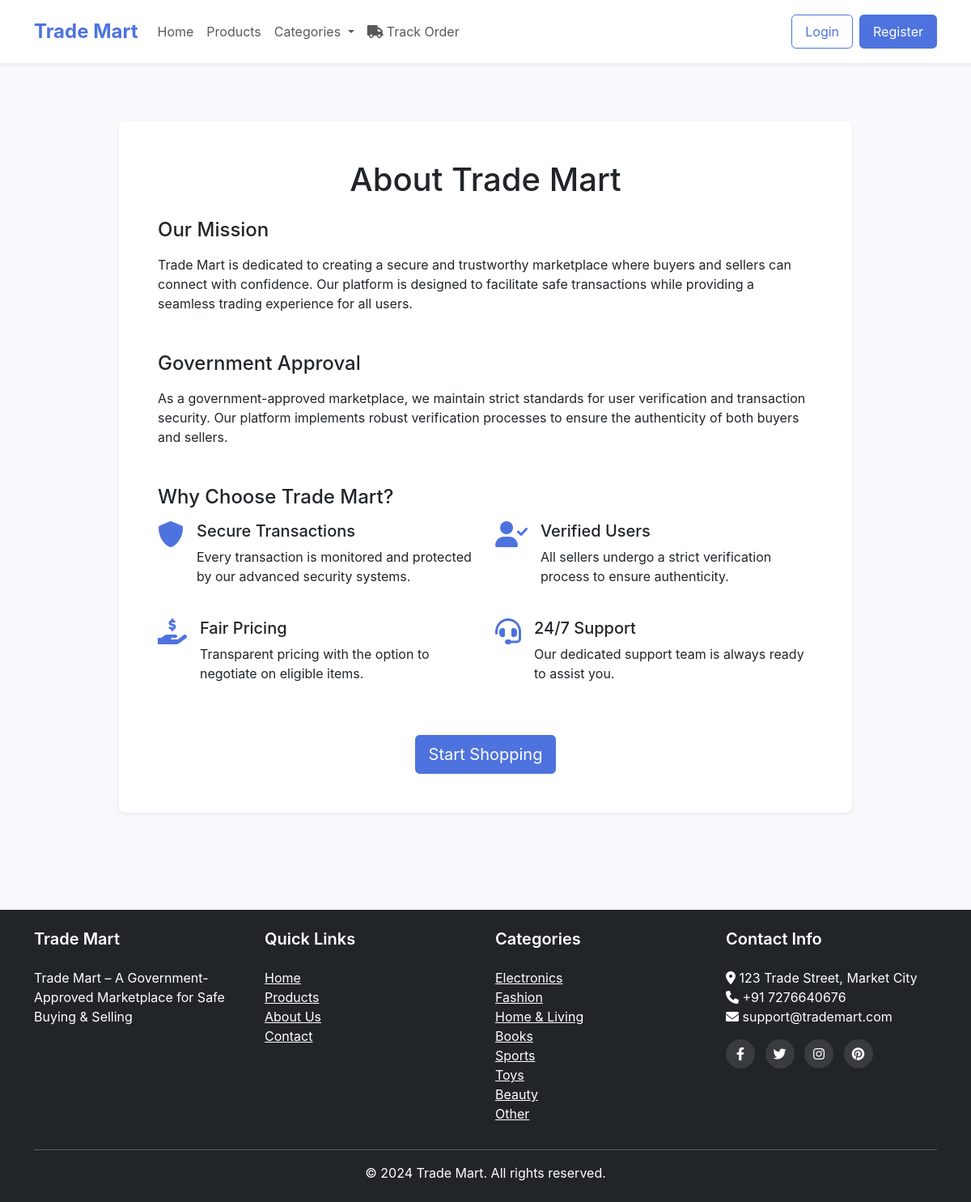
/about, run on the app's committed database.
### trade_mart/app.py (models this page shows)
class Category(db.Model):
    id = db.Column(db.Integer, primary_key=True)
    name = db.Column(db.String(50), unique=True, nullable=False)
    products = db.relationship('Product', backref='category', lazy=True)

### trade_mart/app.py (the view)
@app.route('/about')
def about():
    return render_template('about.html')

### trade_mart/templates/about.html (shortened to what this page needs)
{% extends 'base.html' %}
{% block content %}
<div class="container py-5">
    <div class="row justify-content-center">
        <div class="col-lg-10">
            <div class="card shadow-sm">
                <div class="card-body p-5">
                    <h1 class="text-center mb-4">About Trade Mart</h1>
                    <div class="mb-5">
                        <h4 class="mb-3">Our Mission</h4>
                        <p>Trade Mart is dedicated to creating a secure and trustworthy marketplace where buyers and sellers can connect with confidence. Our platform is designed to facilitate safe transactions while providing a seamless trading experience for all users.</p>
                    </div>
                    <div class="mb-5">
                        <h4 class="mb-3">Government Approval</h4>
                        <p>As a government-approved marketplace, we maintain strict standards for user verification and transaction security. Our platform implements robust verification processes to ensure the authenticity of both buyers and sellers.</p>
                    </div>
                    <div class="mb-5">
                        <h4 class="mb-3">Why Choose Trade Mart?</h4>
                        <div class="row g-4">
                            <div class="col-md-6">
                                <div class="d-flex">
                                    <div class="me-3">
                                        <i class="fas fa-shield-alt text-primary fa-2x"></i>
                                    </div>
                                    <div>
                                        <h5>Secure Transactions</h5>
                                        <p>Every transaction is monitored and protected by our advanced security systems.</p>
                                    </div>
                                </div>
                            </div>
                            <div class="col-md-6">
                                <div class="d-flex">
                                    <div class="me-3">
                                        <i class="fas fa-user-check text-primary fa-2x"></i>
                                    </div>
                                    <div>
                                        <h5>Verified Users</h5>
                                        <p>All sellers undergo a strict verification process to ensure authenticity.</p>
                                    </div>
                                </div>
                            </div>
                            <div class="col-md-6">
                                <div class="d-flex">
                                    <div class="me-3">
                                        <i class="fas fa-hand-holding-usd text-primary fa-2x"></i>
                                    </div>
                                    <div>
                                        <h5>Fair Pricing</h5>
                                        <p>Transparent pricing with the option to negotiate on eligible items.</p>
                                    </div>
                                </div>
                            </div>
                            <div class="col-md-6">
                                <div class="d-flex">
                                    <div class="me-3">
                                        <i class="fas fa-headset text-primary fa-2x"></i>
                                    </div>
                                    <div>
                                        <h5>24/7 Support</h5>
                                        <p>Our dedicated support team is always ready to assist you.</p>
                                    </div>
                                </div>
                            </div>
                        </div>
                    </div>
                    <div class="text-center">
                        <a href="{{ url_for('products') }}" class="btn btn-primary btn-lg">Start Shopping</a>
                    </div>
                </div>
            </div>
        </div>
    </div>
</div>
{% endblock %}

### trade_mart/templates/base.html (shortened to what this page needs)
<!DOCTYPE html>
<html lang="en">
<head>
    <link href="https://cdn.jsdelivr.net/npm/bootstrap@5.3.0-alpha1/dist/css/bootstrap.min.css" rel="stylesheet">
    <link rel="stylesheet" href="https://cdnjs.cloudflare.com/ajax/libs/font-awesome/6.0.0-beta3/css/all.min.css">
    <link rel="stylesheet" href="{{ url_for('static', filename='css/style.css') }}">
</head>
<body>
    <header>
        <nav class="navbar navbar-expand-lg navbar-light bg-white shadow-sm">
            <div class="container">
                <a class="navbar-brand" href="{{ url_for('index') }}">
                    <span class="fw-bold text-primary">Trade Mart</span>
                </a>
                <div class="collapse navbar-collapse" id="navbarNav">
                    <ul class="navbar-nav me-auto mb-2 mb-lg-0">
                        {% if session.get('user_type') == 'govt_employee' %}
                            <li class="nav-item">
                                <a class="nav-link" href="{{ url_for('govt_portal') }}">
                                    <i class="fas fa-id-card me-1"></i>Verify Sellers
                                </a>
                            </li>
                            <li class="nav-item">
                                <a class="nav-link" href="{{ url_for('manage_sellers') }}">
                                    <i class="fas fa-users-cog me-1"></i>Manage Sellers
                                </a>
                            </li>
                        {% else %}
                            <li class="nav-item">
                                <a class="nav-link" href="{{ url_for('index') }}">Home</a>
                            </li>
                            <li class="nav-item">
                                <a class="nav-link" href="{{ url_for('products') }}">Products</a>
                            </li>
                            <li class="nav-item dropdown">
                                <a class="nav-link dropdown-toggle" href="#" id="navbarDropdown" role="button" data-bs-toggle="dropdown">
                                    Categories
                                </a>
                            </li>
                            <li class="nav-item">
                                <a class="nav-link" href="{{ url_for('track_order') }}"><i class="fas fa-truck me-1"></i>Track Order</a>
                            </li>
                        {% endif %}
                    </ul>
                    <div class="d-flex align-items-center">
                        {% if 'user_id' in session %}
                        <div class="dropdown">
                            <button class="btn btn-outline-secondary dropdown-toggle" type="button" id="userDropdown" data-bs-toggle="dropdown">
                                <i class="fas fa-user"></i> {{ session['username'] }}
                            </button>
                            <ul class="dropdown-menu dropdown-menu-end">
                                {% if session.get('user_type') == 'govt_employee' %}
                                    <li><a class="dropdown-item" href="{{ url_for('govt_portal') }}">Government Portal</a></li>
                                {% elif session.get('user_type') == 'seller' %}
                                    <li><a class="dropdown-item" href="{{ url_for('seller_dashboard') }}">Seller Dashboard</a></li>
                                    <li><a class="dropdown-item" href="{{ url_for('seller_products') }}">My Products</a></li>
                                    <li><a class="dropdown-item" href="{{ url_for('seller_orders') }}">Orders</a></li>
                                    <li><a class="dropdown-item" href="{{ url_for('seller_offers') }}">Offers</a></li>
                                    <li><a class="dropdown-item" href="{{ url_for('messages') }}">Messages</a></li>
                                {% else %}
                                    <li><a class="dropdown-item" href="{{ url_for('my_orders') }}">My Orders</a></li>
                                    <li><a class="dropdown-item" href="{{ url_for('my_offers') }}">My Offers</a></li>
                                    <li><a class="dropdown-item" href="{{ url_for('messages') }}">Messages</a></li>
                                    <li><a class="dropdown-item" href="#">Profile</a></li>
                                {% endif %}
                                <li><hr class="dropdown-divider"></li>
                                {% if current_user and not current_user.is_verified %}
                                <li>
                                    <a class="dropdown-item text-warning" href="{{ url_for('verify_account') }}">
                                        <i class="fas fa-exclamation-circle me-1"></i> Verify Email
                                    </a>
                                </li>
                                {% endif %}
                                {% if current_user and current_user.is_verified and not current_user.identity_verified and session.get('user_type') == 'seller' %}
                                <li>
                                    <a class="dropdown-item text-warning" href="{{ url_for('identity_verification') }}">
                                        <i class="fas fa-id-card me-1"></i> Verify Identity
                                    </a>
                                </li>
                                {% endif %}
                                <li><a class="dropdown-item" href="{{ url_for('logout') }}">Logout</a></li>
                            </ul>
                        </div>
                        {% else %}
                        <a href="{{ url_for('login') }}" class="btn btn-outline-primary me-2">Login</a>
                        <a href="{{ url_for('register') }}" class="btn btn-primary">Register</a>
                        {% endif %}
                    </div>
                </div>
            </div>
        </nav>
    </header>
    <main class="py-4">
        <div class="container">
            {% block content %}{% endblock %}
        </div>
    </main>
    <footer class="bg-dark text-white py-4 mt-5">
        <div class="container">
            <div class="row">
                <div class="col-md-3">
                    <h5>Trade Mart</h5>
                    <p>Trade Mart – A Government-Approved Marketplace for Safe Buying & Selling</p>
                </div>
                <div class="col-md-3">
                    <h5>Quick Links</h5>
                    <ul class="list-unstyled">
                        <li><a href="{{ url_for('index') }}" class="text-white">Home</a></li>
                        <li><a href="{{ url_for('products') }}" class="text-white">Products</a></li>
                        <li><a href="{{ url_for('about') }}" class="text-white">About Us</a></li>
                        <li><a href="{{ url_for('contact') }}" class="text-white">Contact</a></li>
                    </ul>
                </div>
                <div class="col-md-3">
                    <h5>Categories</h5>
                    <ul class="list-unstyled">
                        {% for category in get_categories() %}
                        <li><a href="{{ url_for('products', category=category.id) }}" class="text-white">{{ category.name }}</a></li>
                        {% endfor %}
                    </ul>
                </div>
                <div class="col-md-3">
                    <h5>Contact Info</h5>
                    <ul class="list-unstyled">
                        <li><i class="fas fa-map-marker-alt"></i> 123 Trade Street, Market City</li>
                        <li><i class="fas fa-phone"></i> +91 7276640676</li>
                        <li><i class="fas fa-envelope"></i> support@trademart.com</li>
                    </ul>
                    <div class="social-icons">
                        <a href="#" class="text-white me-2"><i class="fab fa-facebook-f"></i></a>
                        <a href="#" class="text-white me-2"><i class="fab fa-twitter"></i></a>
                        <a href="#" class="text-white me-2"><i class="fab fa-instagram"></i></a>
                        <a href="#" class="text-white"><i class="fab fa-pinterest"></i></a>
                    </div>
                </div>
            </div>
            <hr>
            <div class="row">
                <div class="col-12 text-center">
                    <p class="mb-0">&copy; 2024 Trade Mart. All rights reserved.</p>
                </div>
            </div>
        </div>
    </footer>
</body>
</html>

### trade_mart/static/css/style.css (style rules this page uses)
:root { --primary: #4e73df; --secondary: #6c757d; --success: #1cc88a; --info: #36b9cc; --warning: #f6c23e; --danger: #e74a3b; --light: #f8f9fc; --dark: #5a5c69; }
body { font-family: 'Nunito', -apple-system, BlinkMacSystemFont, "Segoe UI", Roboto, "Helvetica Neue", Arial, sans-serif; background-color: #f8f9fc; }
.navbar { padding: 1rem 0; }
.navbar-brand { font-weight: 800; font-size: 1.5rem; }
.card { border-radius: 0.5rem; border: none; box-shadow: 0 0.15rem 1.75rem 0 rgba(58, 59, 69, 0.1); }
.btn { padding: 0.5rem 1rem; border-radius: 0.35rem; transition: all 0.15s; }
.btn-primary { background-color: var(--primary); border-color: var(--primary); }
.btn-outline-primary { color: var(--primary); border-color: var(--primary); }
footer { margin-top: 3rem; }
footer h5 { font-weight: 600; margin-bottom: 1.5rem; }
footer .social-icons a { display: inline-block; width: 36px; height: 36px; border-radius: 50%; background-color: rgba(255, 255, 255, 0.1); text-align: center; line-height: 36px; transition: all 0.3s ease; }
.text-primary { color: var(--primary) !important; }
.card .card-body.p-5 { border-radius: 10px; }

### data on the page
Category: name "Electronics"
Category: name "Fashion"
Category: name "Home & Living"
Category: name "Books"
Category: name "Sports"
Category: name "Toys"
Category: name "Beauty"
Category: name "Other"
